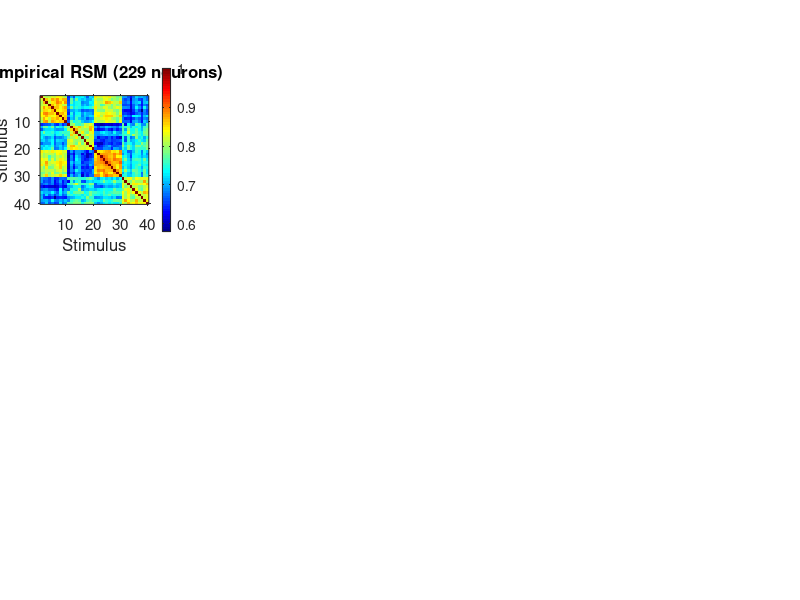

Recreate this plot in MATLAB. (Note: this script raises an error after producing the figure.)
% ======================================================================
% Fig2. Code for:
%   "Prefrontal feedback is associated with expectation-dependent
%    adaptation in inferotemporal cortex"
%   Shafiei et.al. Communications Biology (under revision).
%
% This script is part of the analysis code for the paper above. We
% recorded single units and field potentials from macaque IT and vlPFC
% while monkeys viewed pairs of images in blocks with different
% repetition probabilities.
%
% The scripts were written in MATLAB R2022a. Analysis scripts compute the
% numbers and save them as .mat files; plot scripts only draw from those
% files.

% ======================================================================

% Figure 2: representational similarity analysis (RSA) of IT and vlPFC.

%   A  IT: the representational similarity matrix (RSM), the two model
%      RSMs, and the partial correlations between the RSM and the models
%   B  IT: hierarchical clustering of the RSM
%   C, D  the same for vlPFC
%
% Bars show the partial Spearman correlation of the RSM with the block
% model (category partialled out) and with the category model (block
% partialled out). Error bars are the SD of the hierarchical bootstrap
% (sessions within monkey, then neurons within session). Stars mark the
% permutation p-value; the permutations keep the factorial design.
%
% Input:  fig2_data.mat (variables F and areas)
% Output: the figure window

clc; clear; close all;
load('fig2_data.mat', 'F', 'areas');

%% Model RSMs (1 = same block / same category)
% Stimuli 1-20 were shown in the repeating block, 21-40 in the alternating
% block; within each block the first 10 are faces and the last 10 houses.
blkLab = [ones(20, 1); 2 * ones(20, 1)];
catLab = [ones(10, 1); 2 * ones(10, 1)];
catLab = [catLab; catLab];
model_blk = double(blkLab == blkLab');
model_cat = double(catLab == catLab');

%% Figure
figure('Color', 'w', 'Position', [40 40 1700 850]);
letters = {'A', 'B'; 'C', 'D'};

for a = 1:numel(areas)
    r = F{a};
    base = 0.5 * (numel(areas) - a);        % bottom of this row, in normalised units

    % Empirical RSM
    axes('Position', [0.05, base + 0.08, 0.17, 0.34]);
    imagesc(r.rsm);
    title(sprintf('%s: empirical RSM (%d neurons)', areas{a}, r.nN), 'FontSize', 12);
    xlabel('Stimulus');  ylabel('Stimulus');
    axis square;  colormap(gca, jet);  colorbar;
    set(gca, 'TickDir', 'out', 'FontSize', 11);

    % Model RSMs
    model_axes([0.29, base + 0.27, 0.09, 0.18], model_blk, 'Block model');
    model_axes([0.29, base + 0.04, 0.09, 0.18], model_cat, 'Category model');

    % Partial correlations with the two models
    axes('Position', [0.45, base + 0.08, 0.12, 0.34]);  hold on;
    for s = 1:2
        bar(s, r.obs(s), 0.6, 'FaceColor', [0.55 0.55 0.55], 'EdgeColor', 'none');
        errorbar(s, r.obs(s), r.sd(s), 'k', 'LineStyle', 'none', 'CapSize', 6, 'LineWidth', 1.5);
        text(s, r.obs(s) + r.sd(s) + 0.03, stars_of(r.p(s)), 'HorizontalAlignment', 'center', 'FontSize', 13);
    end
    set(gca, 'XTick', 1:2, 'XTickLabel', {'Block', 'Category'}, 'YTick', 0:0.2:1);
    xlim([0.4 2.6]);  ylim([0 1.1]);
    ylabel('Partial Spearman correlation');
    box off;  set(gca, 'TickDir', 'out', 'FontSize', 11);

    % Dendrogram
    axes('Position', [0.64, base + 0.08, 0.34, 0.34]);
    dendrogram(r.Z, 0);
    title('Hierarchical clustering (average linkage)', 'FontSize', 12);
    set(gca, 'TickDir', 'out', 'FontSize', 10);

    % Panel letters
    annotation('textbox', [0.01, base + 0.44, 0.03, 0.04], 'String', letters{a, 1}, ...
        'EdgeColor', 'none', 'FontSize', 18, 'FontWeight', 'bold');
    annotation('textbox', [0.60, base + 0.44, 0.03, 0.04], 'String', letters{a, 2}, ...
        'EdgeColor', 'none', 'FontSize', 18, 'FontWeight', 'bold');
end

%% ======================================================================
% Local functions

function model_axes(pos, M, ttl)
% Draw one model RSM as a small black-and-white matrix.
axes('Position', pos);
imagesc(M);
title(ttl, 'FontSize', 11);
axis square;  colormap(gca, flipud(gray(256)));
set(gca, 'XTick', [], 'YTick', []);
end

function s = stars_of(p)
% Significance label for a p-value (n.s. if p >= 0.05).
if p < 0.001, s = '***';
elseif p < 0.01, s = '**';
elseif p < 0.05, s = '*';
else, s = 'n.s.';
end
end
